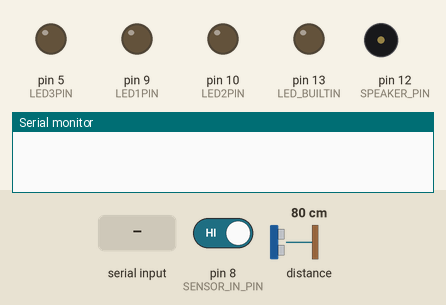
Bench run of a sketch on a simulated Arduino Uno, built with avr-gcc and run on an emulated ATmega328P. Shown: output pins drawn as LEDs (lit = HIGH), buzzer (waves = sounding), the last lines printed to the serial monitor. The test bench sets the inputs (shaded band); at power-on: pin 8 (SENSOR_IN_PIN) HIGH, distance to the obstacle 80 cm. Pins used as bus, display or sensor lines are not drawn.

Above: at 1.2 s.
1.3 s: "1" received over Serial
At 1.9 s:
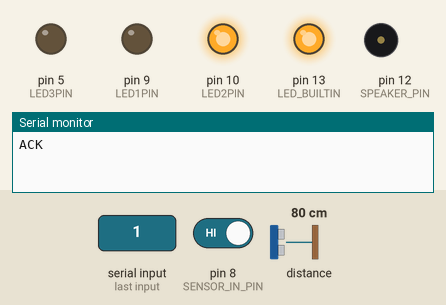
2.8 s: "3" received over Serial
At 3.5 s:
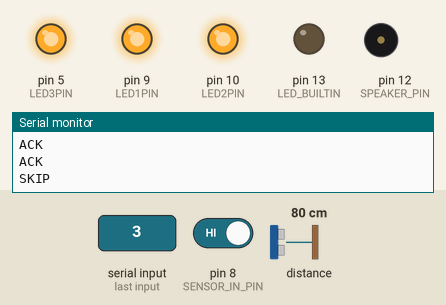
4.3 s: "4" received over Serial
At 4.7 s:
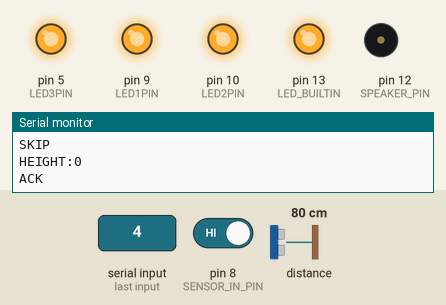
5.9 s: "2" received over Serial
At 7.0 s:
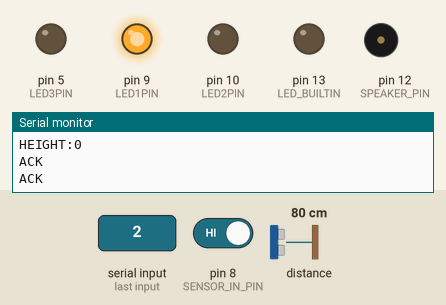
Timing chart, 0 to 8.5 s (numbered marks = the images above; inputs shaded):
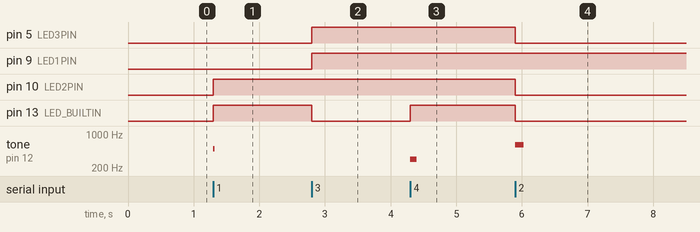

The sketch:

firmware.ino
```cpp
// (licence header left out)
#include <Wire.h>
#include <VL53L0X.h>

VL53L0X sensor;

const int SENSOR_ACTIVE_PIN = 7;
const int SENSOR_IN_PIN = 8;
const int SPEAKER_PIN = 12;
const int LED1PIN = 9;
const int LED2PIN = 10;
const int LED3PIN = 5;

int mm = 0;
int inByte = 0;
int currentStatus = 0;
int newStatus = 0;
int eventStatus = -1;
unsigned long eventStarted = 0;
unsigned long ignoreMillis = 0;

void setup() {
  pinMode(SPEAKER_PIN, OUTPUT);
  pinMode(LED_BUILTIN, OUTPUT);
  pinMode(LED1PIN, OUTPUT);
  pinMode(LED2PIN, OUTPUT);
  pinMode(LED3PIN, OUTPUT);
  pinMode(SENSOR_ACTIVE_PIN, OUTPUT);
  pinMode(SENSOR_IN_PIN, INPUT_PULLUP);
  digitalWrite(LED_BUILTIN, LOW);
  digitalWrite(LED1PIN, LOW);
  digitalWrite(LED2PIN, LOW);
  digitalWrite(LED3PIN, LOW);
  digitalWrite(SENSOR_ACTIVE_PIN, LOW);
  Serial.begin(115200);
  Wire.begin();
  sensor.init();
  sensor.setTimeout(500);
  sensor.setMeasurementTimingBudget(200000);
  sensor.setSignalRateLimit(0.1);
  sensor.setVcselPulsePeriod(VL53L0X::VcselPeriodPreRange, 18);
  sensor.setVcselPulsePeriod(VL53L0X::VcselPeriodFinalRange, 14);
  while (!Serial) {
    ;
  }
}

void ranging() {
  mm = 384 - sensor.readRangeSingleMillimeters();
  if (mm < 0) {
    mm = 0;
  }
  if (sensor.timeoutOccurred()) {
    Serial.print("HEIGHT:TIMEOUT");
  } else {
    Serial.print("HEIGHT:");
    Serial.print(mm);
  }
  Serial.println();
}

void loop() {
  if (Serial.available() > 0) {
    inByte = Serial.read();
    if (inByte == '1') {
      tone(SPEAKER_PIN, 500, 20);
      digitalWrite(LED_BUILTIN, HIGH);
      digitalWrite(LED1PIN, LOW);
      digitalWrite(LED2PIN, HIGH);
      digitalWrite(LED3PIN, LOW);
      digitalWrite(SENSOR_ACTIVE_PIN, LOW);
    }
    if (inByte == '2') {
      tone(SPEAKER_PIN, 600, 130);
      digitalWrite(LED_BUILTIN, LOW);
      digitalWrite(LED1PIN, HIGH);
      digitalWrite(LED2PIN, LOW);
      digitalWrite(LED3PIN, LOW);
      digitalWrite(SENSOR_ACTIVE_PIN, LOW);
    }
    if (inByte == '3') {
      //tone(SPEAKER_PIN, 600, 130);
      digitalWrite(LED_BUILTIN, LOW);
      digitalWrite(LED1PIN, HIGH);
      digitalWrite(LED2PIN, HIGH);
      digitalWrite(LED3PIN, HIGH);
      digitalWrite(SENSOR_ACTIVE_PIN, HIGH);
      ignoreMillis = millis();
    }
    if (inByte == '4') {
      tone(SPEAKER_PIN, 300, 100);
      digitalWrite(LED_BUILTIN, HIGH);
      digitalWrite( LED1PIN, HIGH);
      digitalWrite( LED2PIN, HIGH);
      digitalWrite( LED3PIN, HIGH);
      digitalWrite(SENSOR_ACTIVE_PIN, LOW);
      ranging();
    }
    if (inByte == '0') {
      digitalWrite(LED_BUILTIN, LOW);
      digitalWrite(LED1PIN, LOW);
      digitalWrite(LED2PIN, LOW);
      digitalWrite(LED3PIN, LOW);
      digitalWrite(SENSOR_ACTIVE_PIN, LOW);
    }
    Serial.println("ACK");
  }
  if (bitRead(PORTD, SENSOR_ACTIVE_PIN) == 1) {
    newStatus = digitalRead(SENSOR_IN_PIN);
    if (currentStatus != newStatus) {
      if (eventStatus == -1 || eventStatus != newStatus) {
        if (newStatus == 0) {
          tone(SPEAKER_PIN, 400, 20);
        }
        eventStatus = newStatus;
        eventStarted = millis();
      } else {
        if (eventStatus == 1 && newStatus == 1) {
          if (millis() - eventStarted > 300) {
            currentStatus = 1;
            eventStatus = -1;
            if (millis() - ignoreMillis > 500) {
              Serial.println("LEAVE");
            } else {
              Serial.println("SKIP");
            }
          }
        } else if (eventStatus == 0 && newStatus == 0) {
          if (millis() - eventStarted > 1500) {
            currentStatus = 0;
            eventStatus = -1;
            if (millis() - ignoreMillis > 2000) {
              Serial.println("ON");
            } else {
              Serial.println("SKIP");
            }
          }
        }
      }
    } else {
      eventStatus = -1;
    }
  }
}
```

Measured:
- after the input at 1.3 s, pin 10 (LED2PIN), pin 13 (LED_BUILTIN): LOW → HIGH at once; tone on pin 12 (SPEAKER_PIN): silent → 500 Hz at once, → silent 0.02 s later
- after the input at 2.8 s, pin 5 (LED3PIN), pin 9 (LED1PIN): LOW → HIGH at once; pin 13 (LED_BUILTIN): HIGH → LOW at once
- after the input at 4.3 s, pin 13 (LED_BUILTIN): LOW → HIGH at once; tone on pin 12 (SPEAKER_PIN): silent → 300 Hz at once, → silent 0.10 s later
- after the input at 5.9 s, pin 5 (LED3PIN), pin 10 (LED2PIN), pin 13 (LED_BUILTIN): HIGH → LOW at once; tone on pin 12 (SPEAKER_PIN): silent → 600 Hz at once, → silent 0.13 s later
